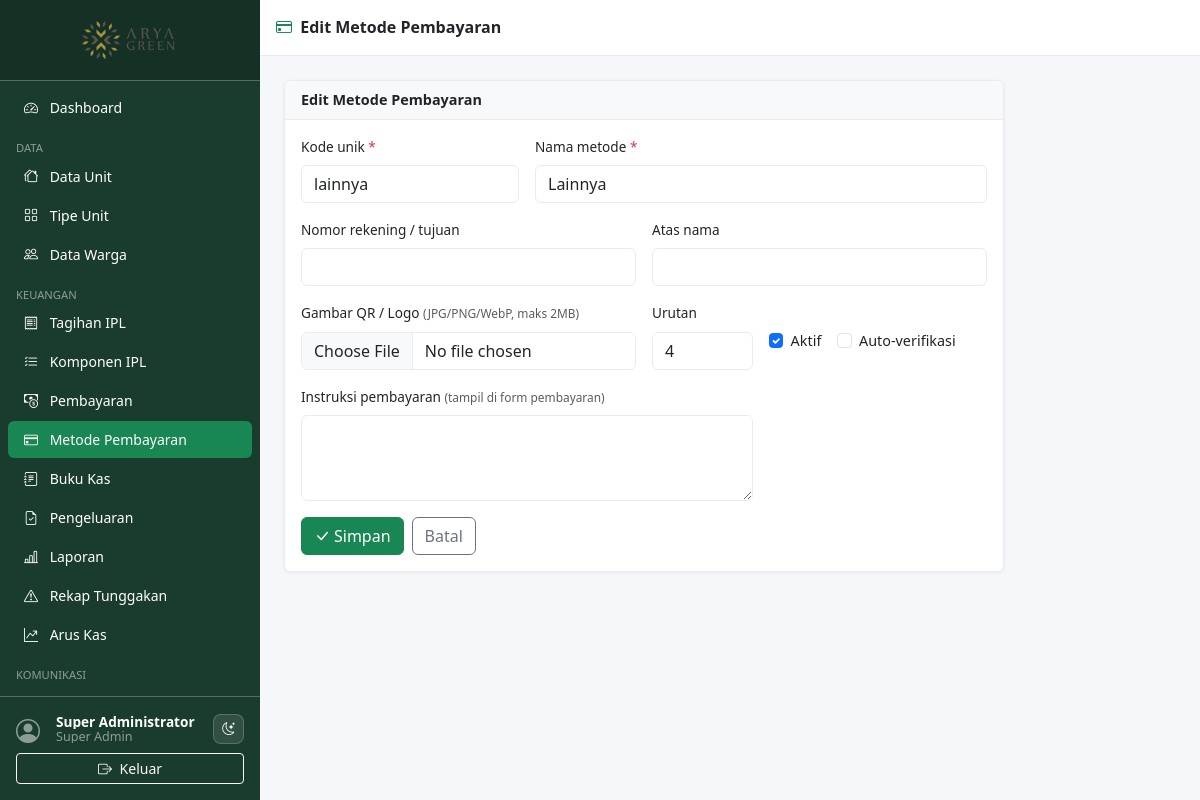
The app's page /pages/payment_methods/form.php?id=4 (signed in), older data.
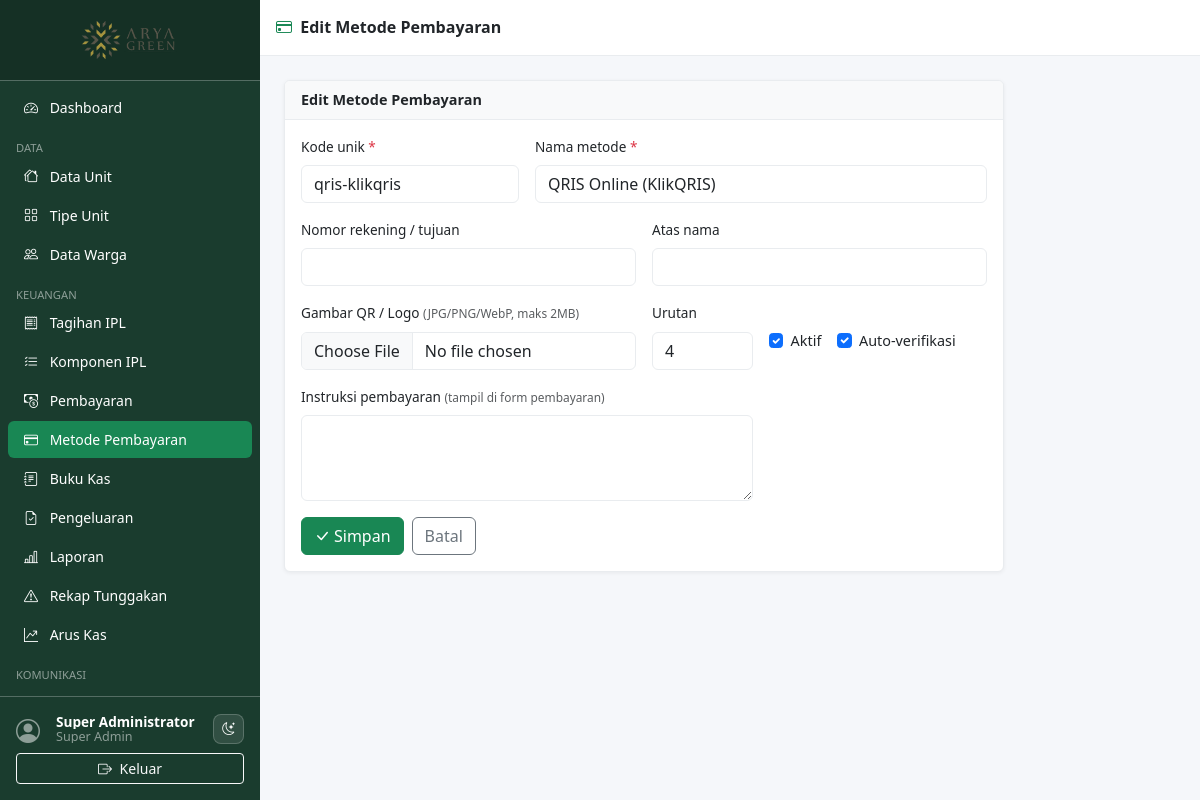
The same page, newer data.
### tables this page shows
CREATE TABLE `payment_methods` (
  `id`           INT UNSIGNED AUTO_INCREMENT PRIMARY KEY,
  `code`         VARCHAR(30)  NOT NULL UNIQUE,
  `name`         VARCHAR(100) NOT NULL,
  `account_no`   VARCHAR(50)  DEFAULT NULL,
  `account_name` VARCHAR(100) DEFAULT NULL,
  `qr_image`     VARCHAR(255) DEFAULT NULL,
  `instructions` TEXT DEFAULT NULL,
  `auto_verify`  TINYINT(1)   NOT NULL DEFAULT 0,
  `is_active`    TINYINT(1)   NOT NULL DEFAULT 1,
  `sort_order`   INT          NOT NULL DEFAULT 0,
  `created_at`   TIMESTAMP DEFAULT CURRENT_TIMESTAMP,
  `updated_at`   TIMESTAMP DEFAULT CURRENT_TIMESTAMP ON UPDATE CURRENT_TIMESTAMP
);

### includes/functions.php (called while the page is built, shortened)
<?php
function e(mixed $v): string {
    return htmlspecialchars((string)$v, ENT_QUOTES | ENT_SUBSTITUTE, 'UTF-8');
}

### includes/auth.php (called while the page is built, shortened)
<?php
require_once __DIR__ . '/functions.php';
function auth_user(): array {
    return $_SESSION['auth_user'] ?? [];
}
function can(string $permission): bool {
    return in_array($permission, $_SESSION['permissions'] ?? [], true);
}

### pages/payment_methods/form.php (the view, shortened to what this page needs)
<?php
require_once __DIR__ . '/../../includes/auth.php';
require_once __DIR__ . '/../../includes/functions.php';
$db = db();
$id = (int)($_GET['id'] ?? 0);
$editing = $id > 0;
if ($editing) {
    $stmt = $db->prepare('SELECT * FROM payment_methods WHERE id=?');
    $stmt->bind_param('i', $id);
    $stmt->execute();
    $method = $stmt->get_result()->fetch_assoc();
} else {
    require_permission('payment_methods.manage');
    $method = [];
}
$page_title = $editing ? 'Edit Metode Pembayaran' : 'Tambah Metode Pembayaran';
include __DIR__ . '/../../includes/header.php';
include __DIR__ . '/../../includes/sidebar.php';
?>
<div class="content-wrapper">
  <div class="topbar d-flex align-items-center px-3 gap-2"><h6 class="mb-0 fw-semibold"><i class="bi bi-credit-card me-1 text-success"></i> <?= e($page_title) ?></h6></div>
  <div class="main-content">
    <div class="card" style="max-width:720px"><div class="card-header"><?= e($page_title) ?></div><div class="card-body">
      <form method="POST" enctype="multipart/form-data">
        <div class="row g-3">
          <div class="col-md-4"><label class="form-label">Kode unik <span class="text-danger">*</span></label><input name="code" class="form-control" maxlength="30" pattern="[a-z0-9_-]{2,30}" required value="<?= e($method['code'] ?? '') ?>" placeholder="contoh: transfer-bca"></div>
          <div class="col-md-8"><label class="form-label">Nama metode <span class="text-danger">*</span></label><input name="name" class="form-control" maxlength="100" required value="<?= e($method['name'] ?? '') ?>" placeholder="contoh: Transfer BCA"></div>
          <div class="col-md-6"><label class="form-label">Nomor rekening / tujuan</label><input name="account_no" class="form-control" maxlength="50" value="<?= e($method['account_no'] ?? '') ?>"></div>
          <div class="col-md-6"><label class="form-label">Atas nama</label><input name="account_name" class="form-control" maxlength="100" value="<?= e($method['account_name'] ?? '') ?>"></div>
          <div class="col-md-6"><label class="form-label">Gambar QR / Logo <small class="text-muted">(JPG/PNG/WebP, maks 2MB)</small></label><input type="file" name="qr_image" class="form-control" accept="image/jpeg,image/png,image/webp"></div>
          <div class="col-md-2"><label class="form-label">Urutan</label><input type="number" name="sort_order" min="0" class="form-control" value="<?= e((string)($method['sort_order'] ?? 0)) ?>"></div>
          <div class="col-md-4 d-flex align-items-end gap-3 pb-2">
            <div class="form-check mb-2"><input type="checkbox" id="active" name="is_active" class="form-check-input" <?= !isset($method['is_active']) || $method['is_active'] ? 'checked' : '' ?>><label for="active" class="form-check-label">Aktif</label></div>
            <div class="form-check mb-2"><input type="checkbox" id="auto_verify" name="auto_verify" class="form-check-input" <?= !empty($method['auto_verify']) ? 'checked' : '' ?>><label for="auto_verify" class="form-check-label">Auto-verifikasi</label></div>
          </div>
          <div class="col-md-8"><label class="form-label">Instruksi pembayaran <small class="text-muted">(tampil di form pembayaran)</small></label><textarea name="instructions" class="form-control" rows="3"><?= e($method['instructions'] ?? '') ?></textarea></div>
        </div>
        <div class="mt-3 d-flex gap-2"><button class="btn btn-success"><i class="bi bi-check-lg me-1"></i>Simpan</button><a href="index.php" class="btn btn-outline-secondary">Batal</a></div>
      </form>
    </div></div>
  </div>
</div>
<?php include __DIR__ . '/../../includes/footer.php'; ?>

### includes/header.php (shortened to what this page needs)
<?php
$current_user = auth_user();
$page_title   = $page_title ?? 'Dashboard';
?>
<!DOCTYPE html>
<html lang="id">
<head>
  <link rel="stylesheet" href="https://cdn.jsdelivr.net/npm/bootstrap@5.3.8/dist/css/bootstrap.min.css">
  <link rel="stylesheet" href="https://cdn.jsdelivr.net/npm/bootstrap-icons@1.13.2/font/bootstrap-icons.min.css">
  <link rel="stylesheet" href="https://cdn.jsdelivr.net/npm/tom-select@2.3.1/dist/css/tom-select.bootstrap5.min.css">
  <link rel="stylesheet" href="<?= APP_URL ?>/assets/css/style.css">
</head>
<body>
<div class="wrapper d-flex">

### includes/sidebar.php (shortened to what this page needs)
<?php
$current_uri = $_SERVER['REQUEST_URI'] ?? '';
function nav_active(string $path): string {
    global $current_uri;
    return str_contains($current_uri, $path) ? ' active' : '';
}
?>
<nav id="sidebar" class="sidebar d-flex flex-column flex-shrink-0 p-0">
  <a href="<?= APP_URL ?>/pages/dashboard.php"
     class="d-flex align-items-center justify-content-center p-3 text-white text-decoration-none sidebar-brand"
     title="<?= e(APP_NAME) ?>">
    <img src="<?= APP_URL ?>/assets/images/logo.png" alt="<?= e(APP_NAME) ?>" class="sidebar-logo">
  </a>
  <hr class="text-white m-0">
  <div class="nav-scroll">
    <ul class="nav nav-pills flex-column px-2 py-2">
    <?php if (can('dashboard.view')): ?>
    <li class="nav-item">
      <a href="<?= APP_URL ?>/pages/dashboard.php"
         class="nav-link text-white<?= nav_active('/dashboard') ?>">
        <i class="bi bi-speedometer2 me-2"></i> Dashboard
      </a>
    </li>
    <?php endif; ?>
    <?php if (can('units.view')): ?>
    <li class="nav-item mt-2">
      <small class="text-white-50 px-2 text-uppercase" style="font-size:.7rem">Data</small>
    </li>
    <li class="nav-item">
      <a href="<?= APP_URL ?>/pages/units/index.php"
         class="nav-link text-white<?= nav_active('/units/') ?>">
        <i class="bi bi-houses me-2"></i> Data Unit
      </a>
    </li>
    <li class="nav-item">
      <a href="<?= APP_URL ?>/pages/unit_types/index.php"
         class="nav-link text-white<?= nav_active('/unit_types') ?>">
        <i class="bi bi-grid me-2"></i> Tipe Unit
      </a>
    </li>
    <?php endif; ?>
    <?php if (can('residents.view')): ?>
    <li class="nav-item">
      <a href="<?= APP_URL ?>/pages/residents/index.php"
         class="nav-link text-white<?= nav_active('/residents') ?>">
        <i class="bi bi-people me-2"></i> Data Warga
      </a>
    </li>
    <?php endif; ?>
    <?php if (can('billing.view') || can('payments.view')): ?>
    <li class="nav-item mt-2">
      <small class="text-white-50 px-2 text-uppercase" style="font-size:.7rem">Keuangan</small>
    </li>
    <?php endif; ?>
    <?php if (can('billing.view')): ?>
    <li class="nav-item">
      <a href="<?= APP_URL ?>/pages/billing/index.php"
         class="nav-link text-white<?= nav_active('/billing') ?>">
        <i class="bi bi-receipt me-2"></i> Tagihan IPL
      </a>
    </li>
    <?php endif; ?>
    <?php if (can('ipl_components.view')): ?>
    <li class="nav-item">
      <a href="<?= APP_URL ?>/pages/ipl_components/index.php"
         class="nav-link text-white<?= nav_active('/ipl_components') ?>">
        <i class="bi bi-list-check me-2"></i> Komponen IPL
      </a>
    </li>
    <?php endif; ?>
    <?php if (can('payments.view')): ?>
    <li class="nav-item">
      <a href="<?= APP_URL ?>/pages/payments/index.php"
         class="nav-link text-white<?= nav_active('/payments') ?>">
        <i class="bi bi-cash-coin me-2"></i> Pembayaran
      </a>
    </li>
    <?php endif; ?>
    <?php if (can('payment_methods.view')): ?>
    <li class="nav-item">
      <a href="<?= APP_URL ?>/pages/payment_methods/index.php"
         class="nav-link text-white<?= nav_active('/payment_methods') ?>">
        <i class="bi bi-credit-card me-2"></i> Metode Pembayaran
      </a>
    </li>
    <?php endif; ?>
    <?php if (can('cashbook.view')): ?>
    <li class="nav-item">
      <a href="<?= APP_URL ?>/pages/cashbook/index.php"
         class="nav-link text-white<?= nav_active('/cashbook') ?>">
        <i class="bi bi-journal-text me-2"></i> Buku Kas
      </a>
    </li>
    <?php endif; ?>
    <?php if (can('expense.request') || can('expense.approve')): ?>
    <li class="nav-item">
      <a href="<?= APP_URL ?>/pages/expense/index.php"
         class="nav-link text-white<?= nav_active('/expense') ?>">
        <i class="bi bi-file-earmark-check me-2"></i> Pengeluaran
      </a>
    </li>
    <?php endif; ?>
    <?php if (can('reports.view')): ?>
    <li class="nav-item">
      <a href="<?= APP_URL ?>/pages/reports/index.php"
         class="nav-link text-white<?= nav_active('/reports/index') ?>">
        <i class="bi bi-bar-chart-line me-2"></i> Laporan
      </a>
    </li>
    <li class="nav-item">
      <a href="<?= APP_URL ?>/pages/reports/arrears.php"
         class="nav-link text-white<?= nav_active('/reports/arrears') ?>">
        <i class="bi bi-exclamation-triangle me-2"></i> Rekap Tunggakan
      </a>
    </li>
    <li class="nav-item">
      <a href="<?= APP_URL ?>/pages/reports/cashflow.php"
         class="nav-link text-white<?= nav_active('/reports/cashflow') ?>">
        <i class="bi bi-graph-up-arrow me-2"></i> Arus Kas
      </a>
    </li>
    <?php endif; ?>
    <?php if (can('billing.send_reminder') || can('complaints.view') || can('polls.view')): ?>
    <li class="nav-item mt-2">
      <small class="text-white-50 px-2 text-uppercase" style="font-size:.7rem">Komunikasi</small>
    </li>
    <?php endif; ?>
    <?php if (can('billing.send_reminder')): ?>
    <li class="nav-item">
      <a href="<?= APP_URL ?>/pages/billing/send_reminders.php"
         class="nav-link text-white<?= nav_active('/send_reminders') ?>">
        <i class="bi bi-envelope me-2"></i> Reminder Email
      </a>
    </li>
    <?php endif; ?>
    </ul>
  </div>
  <hr class="text-white m-0">
  <div class="p-3 sidebar-footer">
    <div class="d-flex align-items-center mb-2">
      <div class="avatar-sm me-2">
        <i class="bi bi-person-circle fs-4 text-white-50"></i>
      </div>
      <div class="text-white lh-1 flex-grow-1 overflow-hidden">
        <div class="fw-semibold text-truncate" style="font-size:.85rem"><?= e($current_user['name'] ?? '') ?></div>
        <small class="text-white-50"><?= e(ucwords(str_replace('_',' ', $current_user['role'] ?? ''))) ?></small>
      </div>
      <button type="button" class="dark-toggle sidebar-theme-toggle text-white ms-2" aria-label="Ganti tema" title="Ganti tema">
        <i class="bi bi-moon-stars"></i>
      </button>
    </div>
    <a href="<?= APP_URL ?>/auth/logout.php"
       class="btn btn-sm btn-outline-light w-100"
       onclick="return confirm('Yakin ingin keluar?')">
      <i class="bi bi-box-arrow-right me-1"></i> Keluar
    </a>
  </div>
</nav>

### includes/footer.php (shortened to what this page needs)
  </div>
</body>
</html>

### assets/css/style.css (style rules this page uses)
:root { --sidebar-width: 260px; --sidebar-bg: #1a3c2e; --sidebar-hover: #2d6a4f; --topbar-height: 56px; --page-bg: #f5f7fa; --surface: #ffffff; --surface-muted: #f8f9fa; --border-color: #e9ecef; --text-color: #212529; --muted-color: #6c757d; }
body { background: var(--page-bg); color: var(--text-color); font-size: .9rem; }
.wrapper { min-height: 100vh; }
.sidebar { width: var(--sidebar-width); height: 100vh; min-height: 0; background: var(--sidebar-bg); position: fixed; top: 0; left: 0; z-index: 1040; transition: transform .25s ease; overflow: hidden; display: flex; flex-direction: column; }
.sidebar .nav-scroll { flex: 1 1 0; height: 0; min-height: 0; overflow-y: auto; overflow-x: hidden; scrollbar-width: thin; scrollbar-color: rgba(255,255,255,.35) transparent; }
.sidebar .sidebar-footer { flex-shrink: 0; background: var(--sidebar-bg); }
.sidebar-brand { background: rgba(0,0,0,.2); }
.sidebar-logo { height: 48px; width: auto; object-fit: contain; }
.sidebar .nav-link { border-radius: 6px; margin-bottom: 2px; font-size: .875rem; }
.sidebar .nav-link.active { background: #198754; }
.content-wrapper { margin-left: var(--sidebar-width); width: calc(100% - var(--sidebar-width)); min-height: 100vh; display: flex; flex-direction: column; }
.topbar { height: var(--topbar-height); background: var(--surface); border-bottom: 1px solid var(--border-color); color: var(--text-color); position: sticky; top: 0; z-index: 1030; }
.main-content { flex: 1; padding: 1.5rem; }
.card { border: 1px solid var(--border-color); background: var(--surface); box-shadow: 0 1px 4px rgba(0,0,0,.06); }
.card-header { background: var(--surface-muted); border-bottom: 1px solid var(--border-color); font-weight: 600; }
.form-label { font-weight: 500; font-size: .85rem; }
.form-control, .form-select { background: var(--surface); border-color: var(--border-color); color: var(--text-color); }
.dark-toggle { background: transparent; border: 1px solid var(--border-color); border-radius: 8px; padding: 4px 8px; font-size: .8rem; cursor: pointer; transition: background .2s, border-color .2s; }
.dark-toggle i { pointer-events: none; }
.sidebar-theme-toggle { background: rgba(255,255,255,.1); border-color: rgba(255,255,255,.2); }
.avatar-sm { width: 32px; height: 32px; }

Row changes from the older to the newer data that the page shows:
changed payment_methods: code "lainnya" → "qris-klikqris"; name "Lainnya" → "QRIS Online (KlikQRIS)"; auto_verify "☐" → "☑"
